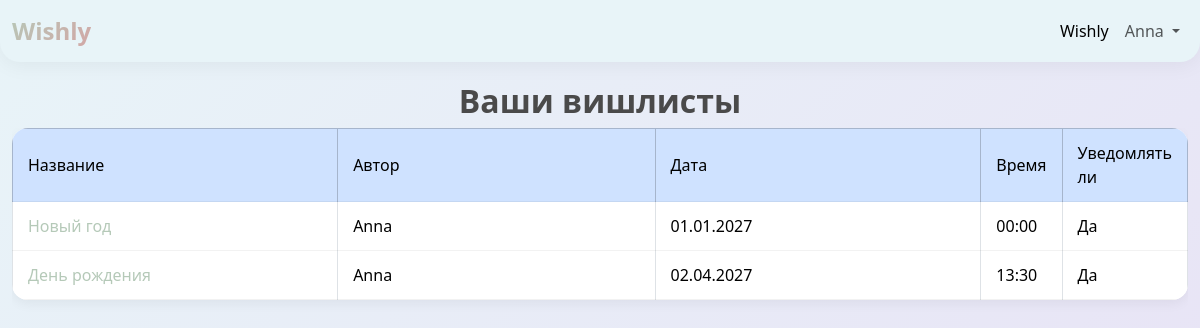
Before: / (signed in) with the older database file.
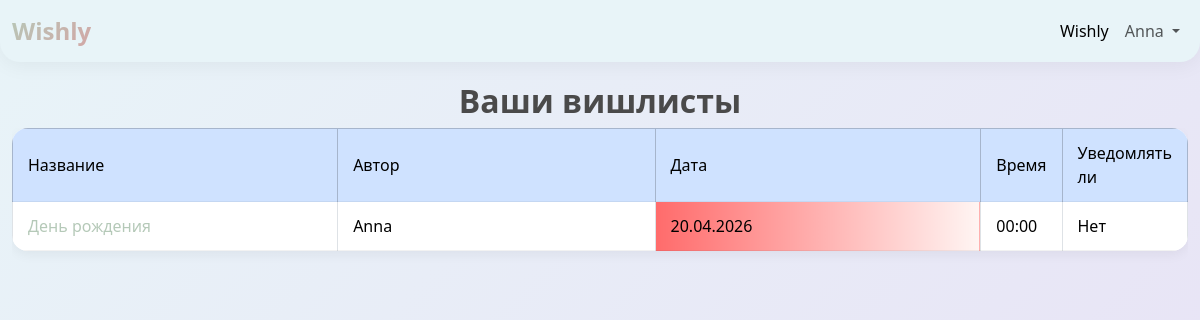
After: the same page with the newer database file.
### data/users.py (models this page shows, shortened)
class User(SqlAlchemyBase, UserMixin, SerializerMixin):
    __tablename__ = 'users'
    id = sqlalchemy.Column(sqlalchemy.Integer,
                           primary_key=True, autoincrement=True)
    username = sqlalchemy.Column(sqlalchemy.String, unique=True, nullable=True)
    email = sqlalchemy.Column(sqlalchemy.String,
                              index=True, unique=True, nullable=True)
    hashed_password = sqlalchemy.Column(sqlalchemy.String, nullable=True)
    modified_date = sqlalchemy.Column(sqlalchemy.DateTime,
                                      default=date.today())
    lists = orm.relationship("Lists", back_populates='user')

### data/lists.py (models this page shows, shortened)
class Lists(SqlAlchemyBase, SerializerMixin):
    __tablename__ = 'lists'
    id = sqlalchemy.Column(sqlalchemy.Integer,
                           primary_key=True, autoincrement=True)
    feast = sqlalchemy.Column(sqlalchemy.String, nullable=True)
    date = sqlalchemy.Column(sqlalchemy.Date,
                                   default=datetime.date.today, nullable=True)
    time = sqlalchemy.Column(sqlalchemy.Time,
                             default=datetime.time(hour=13, minute=30), nullable=True)
    notification = sqlalchemy.Column(sqlalchemy.Boolean, default=True)
    user_id = sqlalchemy.Column(sqlalchemy.Integer, sqlalchemy.ForeignKey('users.id'))
    token = sqlalchemy.Column(sqlalchemy.String, unique=True, nullable=True)
    user = orm.relationship('User')

### main.py (the view)
@application.route('/')
def index():
    db_sess = db_session.create_session()
    lst = []
    names = []
    aut = False
    if current_user.is_authenticated:
        sub_lists = set()
        for book in db_sess.query(WishBook).filter(WishBook.user_id == current_user.id).all():
            if book is not None:
                sub_lists.add(db_sess.query(Lists).join(
                    Wishes, Wishes.list_id == Lists.id).filter(Wishes.id == book.wish_id).first())
        lists = db_sess.query(Lists).filter(Lists.user_id == current_user.id).all()
        lst = list(sub_lists) + lists
        for l in lst:
            if 0 <= (l.date - date.today()).days < 7:
                l.clr = 'pink'
            elif (l.date - date.today()).days < 0:
                l.clr = 'red'
            else:
                l.clr = ''
        users = db_sess.query(User).all()
        names = {item.id: f'{item.username}' for item in users}
        aut = True
    return render_template('index.html', lists=sorted(lst, key=lambda x: (x.date, x.time)), names=names, aut=aut)

### data/db_session.py (called while the page is built)
def create_session() -> Session:
    global __factory
    if __factory is None:
        if os.environ.get('DATABASE_URL'):
            global_init(None)
        else:
            global_init("db/wishly.db")
    return __factory()

### main.py (called while the page is built)
@login_manager.user_loader
def load_user(user_id):
    db_sess = db_session.create_session()
    return db_sess.query(User).get(user_id)

### templates/index.html (shortened to what this page needs)
{% extends "base.html" %}
{% block content %}
<h2 class="text-center">Ваши вишлисты</h2>
{% if lists %}
        <div class="table-responsive">
            <table class="table table-bordered">
                <thead class="table-primary">
                <tr>
                    <td class="title col-12 col-md-6 col-lg-4" bgcolor="#dddddd">Название</td>
                    <td class="title col-12 col-md-6 col-lg-4" bgcolor="#dddddd">Автор</td>
                    <td class="title col-12 col-md-6 col-lg-4" bgcolor="#dddddd">Дата</td>
                    <td class="title col-12 col-md-6 col-lg-4" bgcolor="#dddddd">Время</td>
                    <td class="title col-12 col-md-6 col-lg-4" bgcolor="#dddddd">Уведомлять ли</td>
                </tr>
                </thead>
                <tbody>
                {% for item in lists %}
                    {% if item %}
                <tr>
                    <td class="ordinary" bgcolor="#eeeeff"><a  href="/list{{ item.id }}">{{ item.feast.capitalize() }}</a></td>
                    <td class="ordinary" bgcolor="#eeeeff">{{ names[item.user_id] }}</td>
                    <td class="ordinary {% if item.clr == 'pink' %}pink-date{% elif item.clr == 'red' %}red-date{% endif %}" bgcolor="#eeeeff">{{ item.date.strftime("%d.%m.%Y") }}</td>
                    <td class="ordinary" bgcolor="#eeeeff">{{ item.time.strftime('%H:%M') }}</td>
                    {% if item.notification %}
                    <td class="ordinary" bgcolor="#eeffee">Да</td>
                    {% else %}
                    <td class="ordinary" bgcolor="#ffeeff">Нет</td>
                    {% endif %}
                </tr>
    {% endif %}
    {% endfor %}
                </tbody>
            </table>
        </div>
{% endif %}
{% endblock %}

### templates/base.html (shortened to what this page needs)
<!doctype html>
<html lang="en">
<head>
    <link href="https://cdn.jsdelivr.net/npm/bootstrap@5.3.8/dist/css/bootstrap.min.css" rel="stylesheet"
>
    <link href="/static/css/style.css" rel="stylesheet">
</head>
<body>
<header>
    <nav class="navbar navbar-expand-lg bg-body-tertiary">
        <div class="container-fluid">
            <a class="navbar-brand" href="/"><strong>Wishly</strong></a>
            <div class="collapse navbar-collapse " id="navbarSupportedContent">
                <ul class="navbar-nav ms-auto">
                    <li class="nav-item">
                        <a class="nav-link active" aria-current="page" href="/">Wishly</a>
                    </li>
                    {% if current_user.is_authenticated %}
                    <li class="nav-item dropdown">
                        <a class="nav-link dropdown-toggle" href="#" role="button" data-bs-toggle="dropdown"
                           aria-expanded="false">
                            {{ current_user.username }}
                        </a>
                    </li>
                    {% endif %}
                </ul>
            </div>
        </div>
    </nav>
</header>
<main role="main" class="container">
    {% block content %}{% endblock %}
</main>
</body>
</html>

### static/css/style.css (style rules this page uses)
:root { --soft-blue: #E8F4F8; --white: #FFFFFF; --powder-pink: #FDE8EC; --lavender: #E8E0F5; --dusty-rose: #D4A5A5; --sage-green: #B5C9B8; --text-dark: #4A4A4A; --text-light: #7A7A7A; --shadow: 0 4px 12px rgba(0, 0, 0, 0.05); --border-radius: 16px; }
body { background: linear-gradient(135deg, var(--soft-blue) 0%, var(--lavender) 100%); font-family: 'Segoe UI', 'Roboto', 'Helvetica Neue', sans-serif; color: var(--text-dark); min-height: 100vh; }
.container { max-width: 1400px; margin: 0 auto; }
.table { background: var(--white); border-radius: var(--border-radius); overflow: hidden; box-shadow: var(--shadow); }
.table tbody tr { transition: background-color 0.2s ease; }
.table td { padding: 12px 15px; vertical-align: middle; border-bottom: 1px solid rgba(0, 0, 0, 0.05); }
.navbar { background: var(--soft-blue) !important; box-shadow: 0 4px 20px rgba(0, 0, 0, 0.05); border-radius: 0 0 20px 20px; margin-bottom: 20px; }
.navbar-brand { font-weight: 700; font-size: 24px; background: linear-gradient(135deg, var(--sage-green) 0%, var(--dusty-rose) 100%); -webkit-background-clip: text; background-clip: text; color: transparent; }
.nav-link { color: var(dusty-rose) !important; transition: color 0.2s ease; }
a { color: var(--sage-green); text-decoration: none; transition: all 0.25s ease; font-weight: 500; }
h1, h2, h3, h4, h5 { font-weight: 600; color: var(--text-dark); }
.text-center { color: var(--text-dark); }
.red-date { background: linear-gradient(90deg, #FF6B6B 0%, #FFF5F3 100%); transition: all 0.3s ease; }

Changed rows visible on the page:
removed Lists: feast "Новый год", {{ names[item.user_id] }} "Anna", date "01.01.2027", time "00:00", notification "Да"
changed Lists "День рождения": date "02.04.2027" → "20.04.2026"; time "13:30" → "00:00"; notification "Да" → "Нет"
